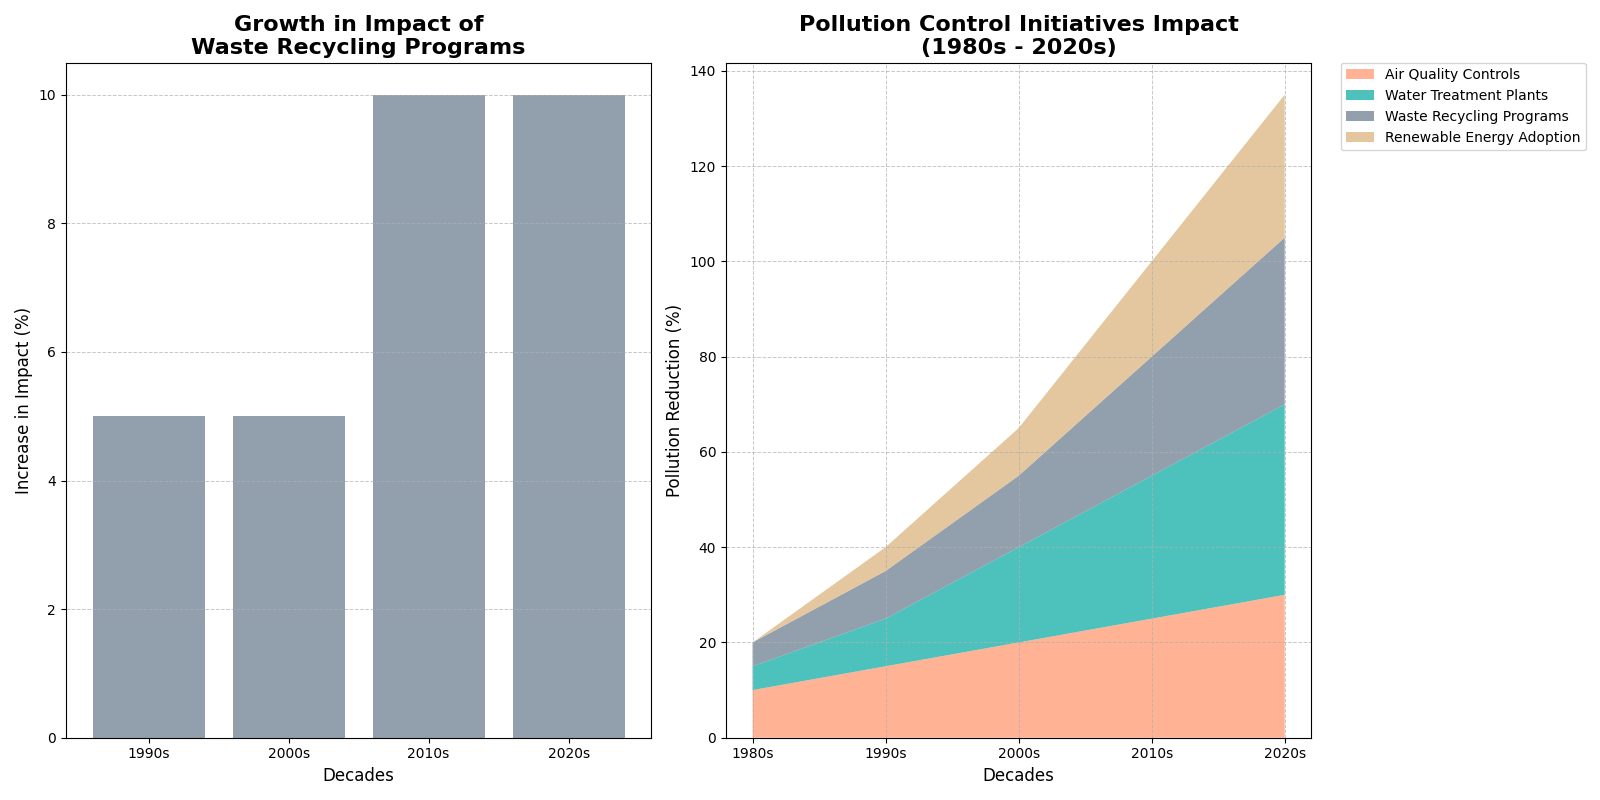

This chart was generated by the following Python code:
import matplotlib.pyplot as plt
import numpy as np

# Define decades and various pollution control initiatives
decades = ['1980s', '1990s', '2000s', '2010s', '2020s']
initiatives = ['Air Quality Controls', 'Water Treatment Plants', 'Waste Recycling Programs', 'Renewable Energy Adoption']

# Impact of initiatives on pollution reduction over decades (in percentage)
impact = np.array([
    [10, 5, 5, 0],    # 1980s: Initiation phase
    [15, 10, 10, 5],  # 1990s: Slight improvements
    [20, 20, 15, 10], # 2000s: Incremental progress
    [25, 30, 25, 20], # 2010s: Major endeavors
    [30, 40, 35, 30]  # 2020s: High emphasis
])

# Create a figure with 2 subplots and switch their orders
fig, (ax2, ax1) = plt.subplots(1, 2, figsize=(16, 8))

# Subplot 1: Yearly Growth in Impact of Recycling (Bar Chart)
# Calculating increments for waste recycling programs
recycling_growth = np.diff(impact[:, 2])

# Bar chart data
periods = ['1990s', '2000s', '2010s', '2020s']

ax2.bar(periods, recycling_growth, color='#778899', alpha=0.8)
ax2.set_title('Growth in Impact of\nWaste Recycling Programs', fontsize=16, fontweight='bold')
ax2.set_xlabel('Decades', fontsize=12)
ax2.set_ylabel('Increase in Impact (%)', fontsize=12)
ax2.grid(axis='y', linestyle='--', linewidth=0.7, alpha=0.7)

# Subplot 2: Stacked Area Chart
ax1.stackplot(decades, impact.T, labels=initiatives, colors=['#FFA07A', '#20B2AA', '#778899', '#DEB887'], alpha=0.8)
ax1.set_title('Pollution Control Initiatives Impact\n(1980s - 2020s)', fontsize=16, fontweight='bold')
ax1.set_xlabel('Decades', fontsize=12)
ax1.set_ylabel('Pollution Reduction (%)', fontsize=12)
ax1.legend(loc='upper left', bbox_to_anchor=(1.05, 1), borderaxespad=0)
ax1.grid(True, which='both', linestyle='--', linewidth=0.7, alpha=0.7)

# Adjust layout to prevent overlapping
plt.tight_layout()

# Display the plot
plt.show()
